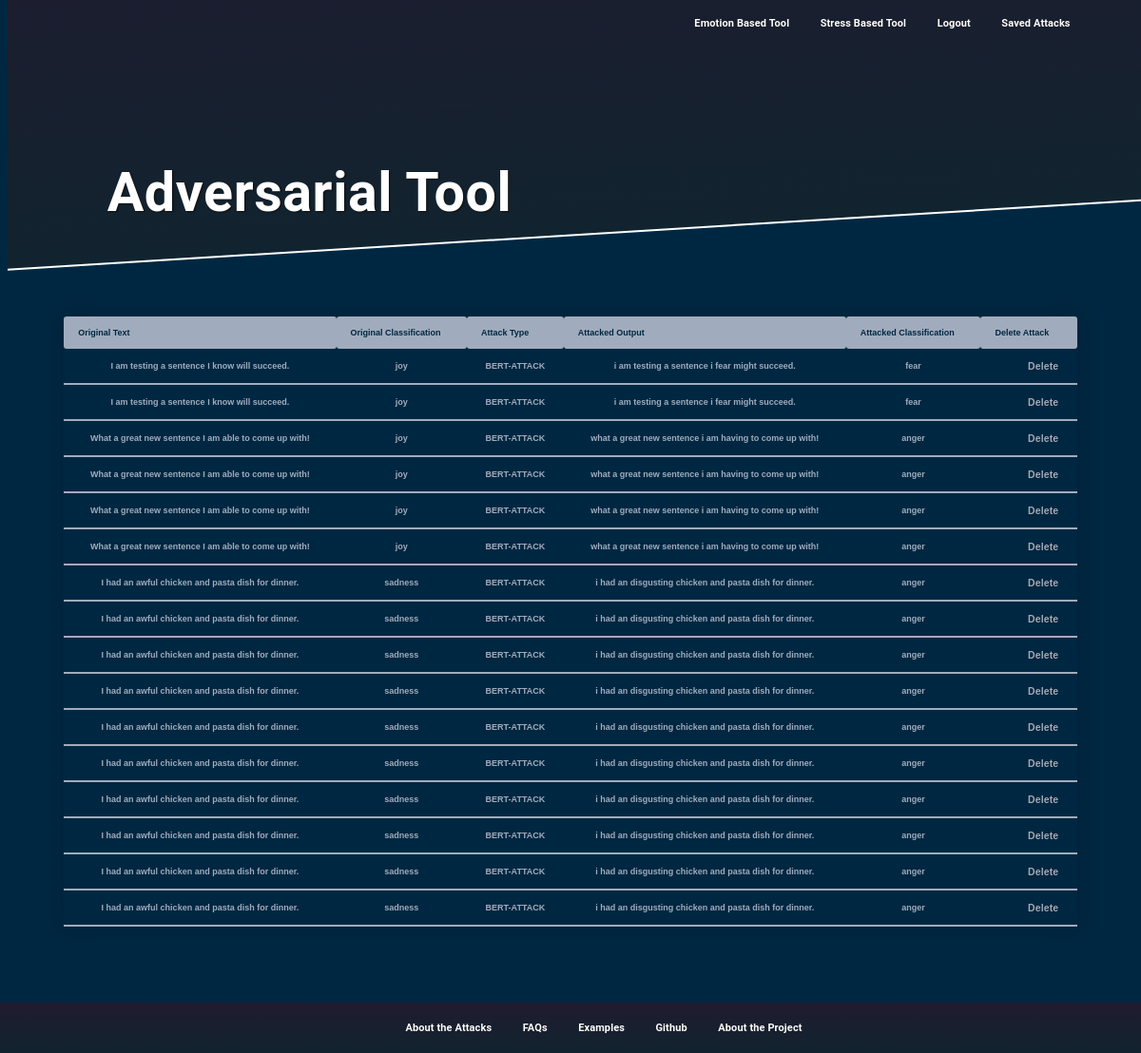
The app's page /AdversarialTool/savedAttacks (signed in), older data.
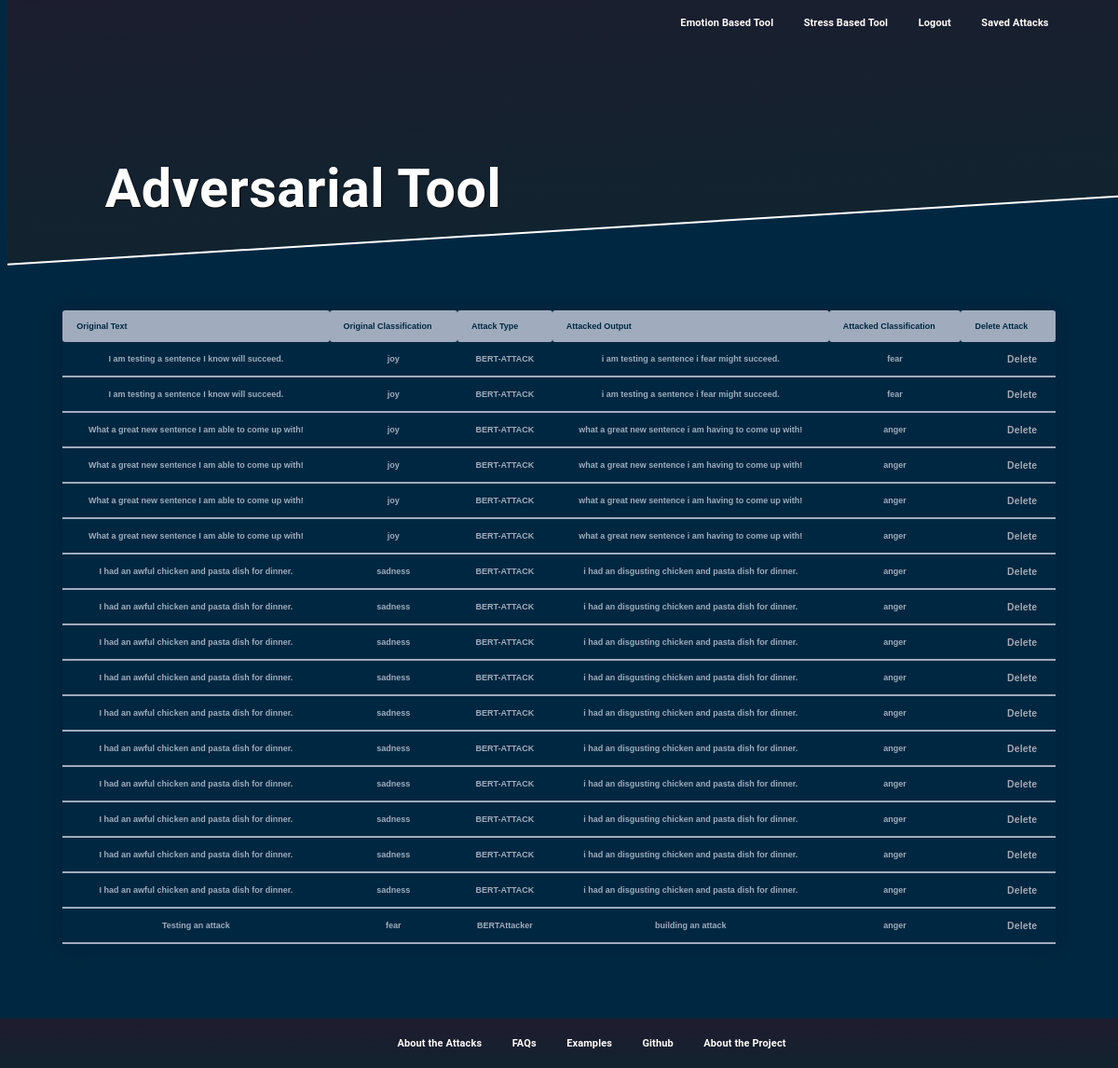
The same page, newer data.
### AdversarialTool/models.py (models this page shows)
class Attacks(models.Model):
    originalText = models.CharField(max_length=2000)
    originalClassification= models.CharField(max_length=20)
    AttackedText = models.CharField(max_length=2000)
    newClassification= models.CharField(max_length=20)
    attackType = models.CharField(max_length=100, default="")
    User = models.ForeignKey(User, on_delete=models.CASCADE)

### AdversarialTool/views.py (the view, shortened to what this page needs)
# urls.py: path("savedAttacks", views.savedAttacks, name="savedAttacks"),
def savedAttacks(request):
    userAttacks=Attacks.objects.filter(User=request.user).values()
    listOfAttacks=[]
    eachAttack=[]
    for dictionary in userAttacks:
        eachAttack.append(dictionary["originalText"])
        eachAttack.append(dictionary["originalClassification"])
        eachAttack.append(dictionary["attackType"])
        eachAttack.append(dictionary["AttackedText"])
        eachAttack.append(dictionary["newClassification"])
        eachAttack.append(dictionary["id"])
        listOfAttacks.append(eachAttack)
        eachAttack=[]
    return render(request, "AdversarialTool/savedAttacks.html", {"attacks":listOfAttacks})

### AdversarialTool/templates/AdversarialTool/savedAttacks.html (shortened to what this page needs)
{% extends "AdversarialTool/layout.html" %}
{% block body %}
<div style="height: 300px"></div>
<table class="styled-table">
    <thead>
    <tr>
      <th>Original Text</th>
      <th>Original Classification</th>
      <th>Attack Type</th>
      <th>Attacked Output</th>
      <th>Attacked Classification</th>
      <th>Delete Attack</th>
    </tr>
</thead>
    <tbody>
    {% for attack in attacks %}
    <tr class="active-row">
        <td>{{attack.0}}</td>
        <td>{{attack.1}}</td>
        <td>{{attack.2}}</td>
        <td>{{attack.3}}</td>
        <td>{{attack.4}}</td>
        <td>
          <a href="{% url 'AdversarialTool:delete_attack' attack.5 %}" style="text-decoration: none; color:#A0ACBD;">Delete</a>
        </td>
    </tr>
</tbody>
    {% endfor %}
  </table>
<div style="height: 100px"></div>
{% endblock %}

Row changes from the older to the newer data that the page shows:
added Attacks: originalText "Testing an attack", originalClassification "fear", attackType "BERTAttacker", AttackedText "building an attack", newClassification "anger"
Text that changed along with them:
new list line: "Delete"
